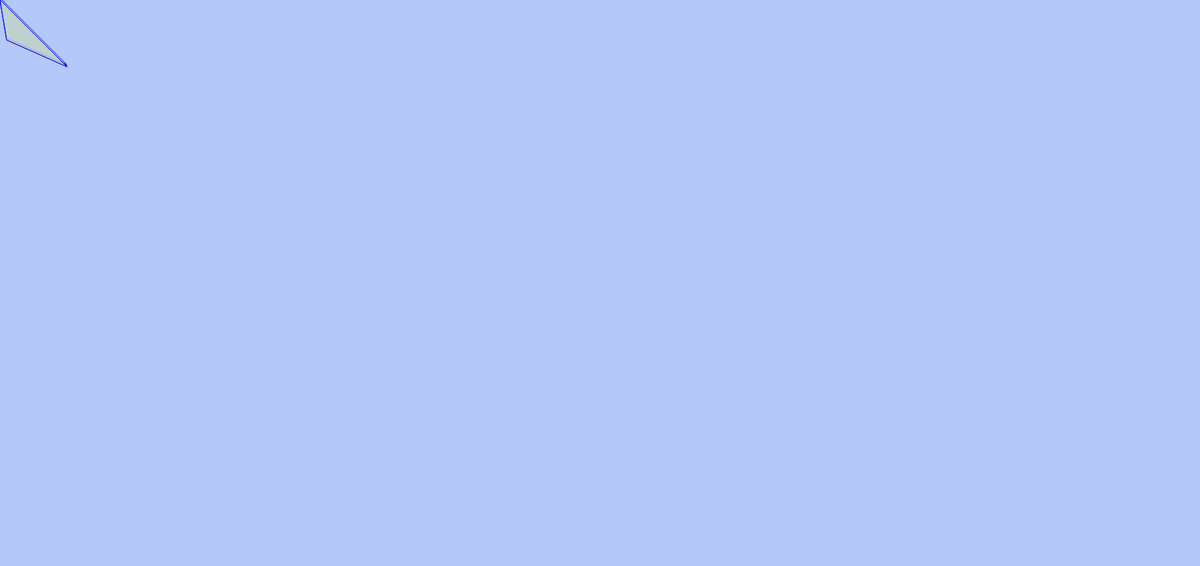
Frame 1 (no input)
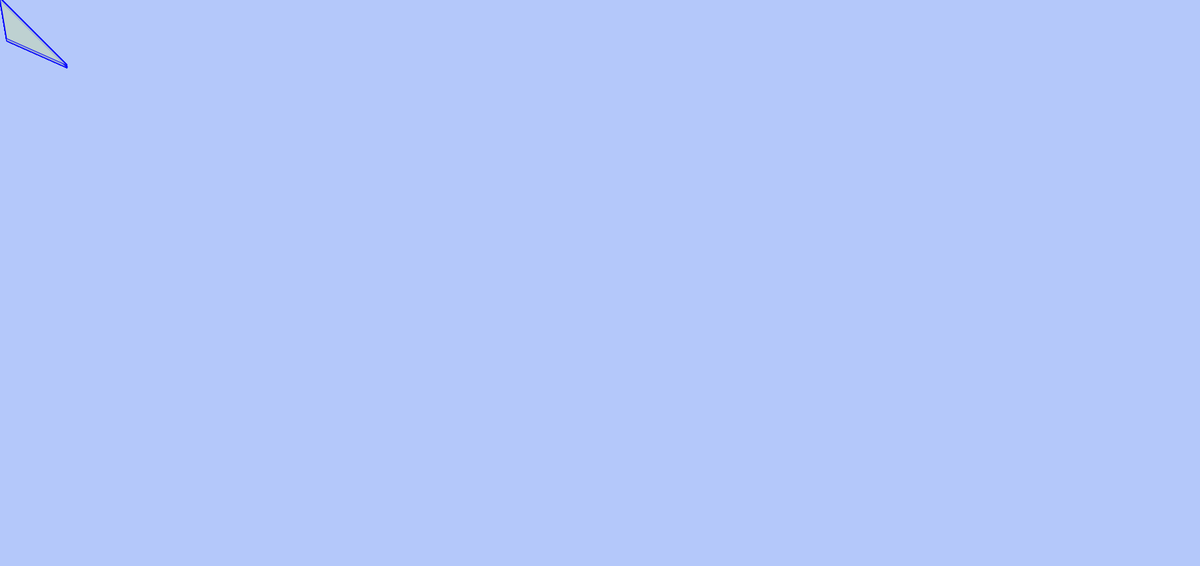
Frame 60 (no input)
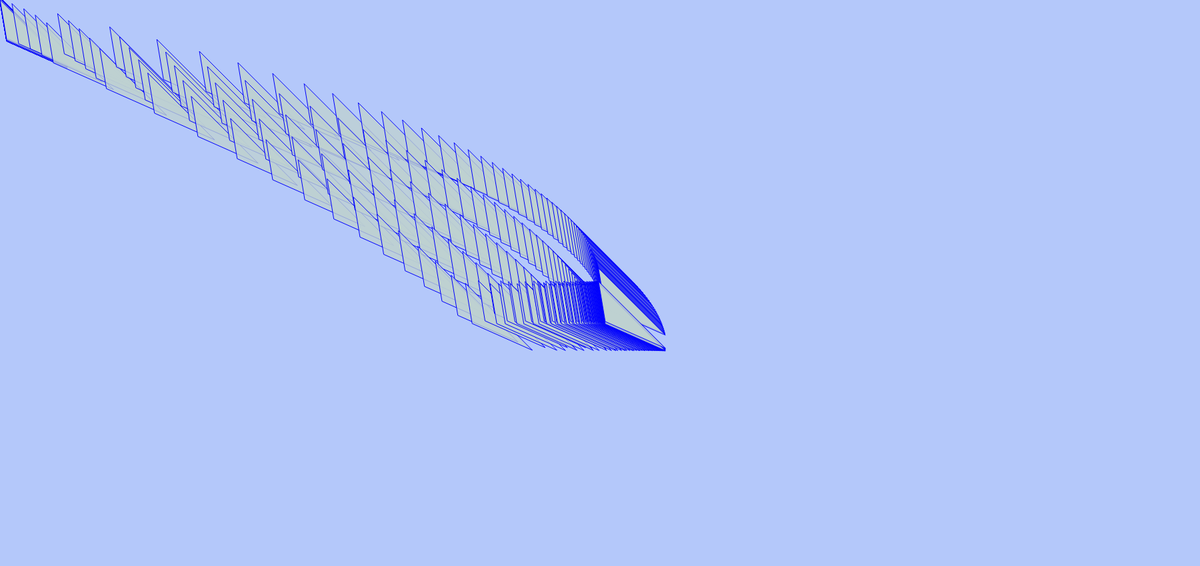
Frame 120 (the mouse pressed at the canvas centre since frame 60)

The p5.js sketch that drew these frames (run headless with seeded random() and noise() and a simulated clock; from frame 60 on, the mouse is pressed at the canvas centre):

// p5.js sketch
// ── sketch.js
/*Vicky Zhou
vzhou@andrew.cmu.edu
Section E
Project 11 - Freestyle with Turtles*/

//turtle array
var ttl = [];

function setup() {
	createCanvas(1800, 850);
	background(180, 200, 250);
	//initializing the turtle array
	for (var i = 0; i < 5; i ++){
		t = makeTurtle(0, 0);
		ttl.push(t);
	}
}


function draw() {
	for (var i = 0; i < 5; i ++){
		fill(190, 210, 210, 200);
		stroke("blue");
		//drawing the triangle
		triangle(ttl[i].x, ttl[i].y,
			ttl[i].x + 10, ttl[i].y + 60,
			ttl[i].x + 100, ttl[i].y + 100);
		//moving the triangle
		moveTurtle();
	}

}

//function to move the triangles 
function moveTurtle() {
	for (var i = 0; i < 5; i ++){
		dx = abs(ttl[i].x - mouseX);
		if (ttl[i].x < mouseX) {
			ttl[i].x += dx / 50;
		}
		else {
			ttl[i].x -= dx / 20;
		}
		dy = abs(ttl[i].y - mouseY);
		if (ttl[i].y < mouseY) {
			ttl[i].y += dy / 100 + i;
		}
		else {
			ttl[i].y -= dy / 100 + i;
		}
	}
}



//---------------------------------------------------------------------------
function turtleLeft(d){this.angle-=d;}function turtleRight(d){this.angle+=d;}
function turtleForward(p){var rad=radians(this.angle);var newx=this.x+cos(rad)*p;
var newy=this.y+sin(rad)*p;this.goto(newx,newy);}function turtleBack(p){
this.forward(-p);}function turtlePenDown(){this.penIsDown=true;}
function turtlePenUp(){this.penIsDown = false;}function turtleGoTo(x,y){
if(this.penIsDown){stroke(this.color);strokeWeight(this.weight);
line(this.x,this.y,x,y);}this.x = x;this.y = y;}function turtleDistTo(x,y){
return sqrt(sq(this.x-x)+sq(this.y-y));}function turtleAngleTo(x,y){
var absAngle=degrees(atan2(y-this.y,x-this.x));
var angle=((absAngle-this.angle)+360)%360.0;return angle;}
function turtleTurnToward(x,y,d){var angle = this.angleTo(x,y);if(angle< 180){
this.angle+=d;}else{this.angle-=d;}}function turtleSetColor(c){this.color=c;}
function turtleSetWeight(w){this.weight=w;}function turtleFace(angle){
this.angle = angle;}function makeTurtle(tx,ty){var turtle={x:tx,y:ty,
angle:0.0,penIsDown:true,color:color(128),weight:1,left:turtleLeft,
right:turtleRight,forward:turtleForward, back:turtleBack,penDown:turtlePenDown,
penUp:turtlePenUp,goto:turtleGoTo, angleto:turtleAngleTo,
turnToward:turtleTurnToward,distanceTo:turtleDistTo, angleTo:turtleAngleTo,
setColor:turtleSetColor, setWeight:turtleSetWeight,face:turtleFace};
return turtle;}
